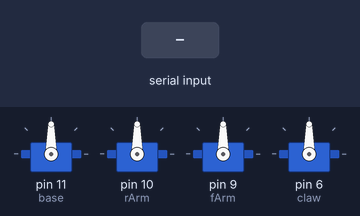
Recording of a sketch running on a simulated Arduino Uno, built with avr-gcc and run on an emulated ATmega328P. On the bench: 4 × servo. The inputs (shaded band) are chosen by the test bench. What the sketch prints to the serial monitor is not drawn.

Above: at 1.2 s.
1.3 s: "b,45\n" received over Serial
At 2.3 s:
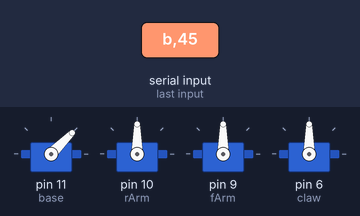
2.8 s: "r,45\n" received over Serial
At 3.5 s:
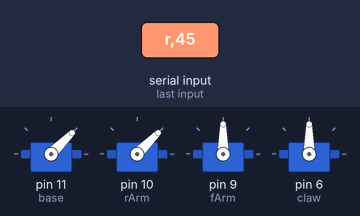
4.3 s: "f,45\n" received over Serial
At 4.6 s:
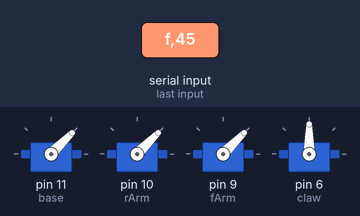
5.8 s: "c,45\n" received over Serial
At 7.0 s:
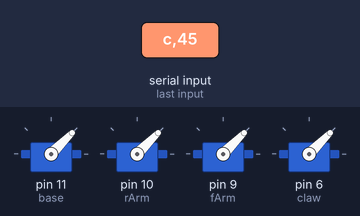
7.3 s: "b" received over Serial
At 8.7 s:
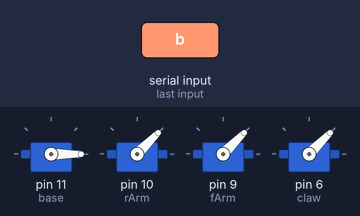
9.8 s: "r" received over Serial
At 11.8 s:
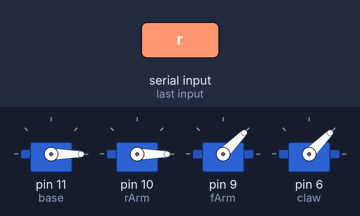
Timing chart, 0 to 13.3 s (numbered marks = the images above; inputs shaded):
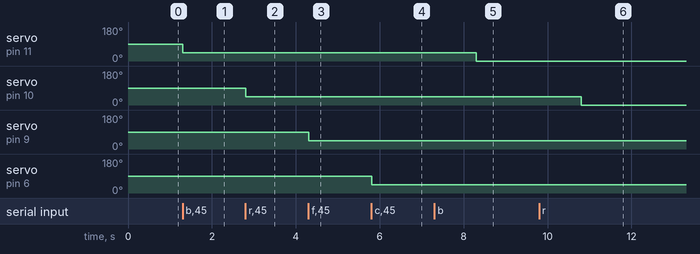

Measured:
- after the input at 1.3 s, servo on pin 11 (base): 90° → 45° at once
- after the input at 2.8 s, servo on pin 10 (rArm): 90° → 45° at once
- after the input at 4.3 s, servo on pin 9 (fArm): 90° → 45° at once
- after the input at 5.8 s, servo on pin 6 (claw): 90° → 45° at once
- after the input at 7.3 s, servo on pin 11 (base): 45° → 0° after 1.0 s
- after the input at 9.8 s, servo on pin 10 (rArm): 45° → 0° after 1.0 s

The sketch:

sketch_sep8a.ino
```cpp
#include<Servo.h>
Servo base,fArm,rArm,claw;//建立四个电机对象
int dataIndex=0;
void setup()
{
  base.attach(11);//base伺服电机连接引脚11 电机代号‘b’
  rArm.attach(10);//rArm伺服电机连接引脚10 电机代号‘r’
  fArm.attach(9);//fArm伺服电机连接引脚9 电机代号‘r’
  claw.attach(6);//claw伺服电机连接引脚6 电机代号‘c’
  Serial.begin(9600);
  Serial.println("Please input serial data ");

}

void loop()
{
 if(Serial.available())
 {
  char servoName=Serial.read();//获取电机指令中电机编号信息
  Serial.print("servoName= ");
  Serial.print(servoName);
  Serial.print(",");

  int data=Serial.parseInt();//获取电机指令中电机的角度信息
  switch(servoName)
  {//根据电机指令中电机信息决定对哪一个电机进行角度设置
  case 'b'://电机指令b,设置电机base角度
  base.write(data);
  Serial.print("Set base servo value: ");
  Serial.println(data);
  break;

  case 'r'://电机指令b,设置电机base角度
  rArm.write(data);
  Serial.print("Set rArm servo value: ");
  Serial.println(data);
  break;

  case 'f'://电机指令f,设置电机fArm角度
  fArm.write(data);
  Serial.print("Set fArm servo value: ");
  Serial.println(data);
  break;

  case 'c'://电机指令c,设置电机claw角度
  claw.write(data);
  Serial.print("Set claw servo value: ");
  Serial.println(data);
  break;


  }
 }

}
```
